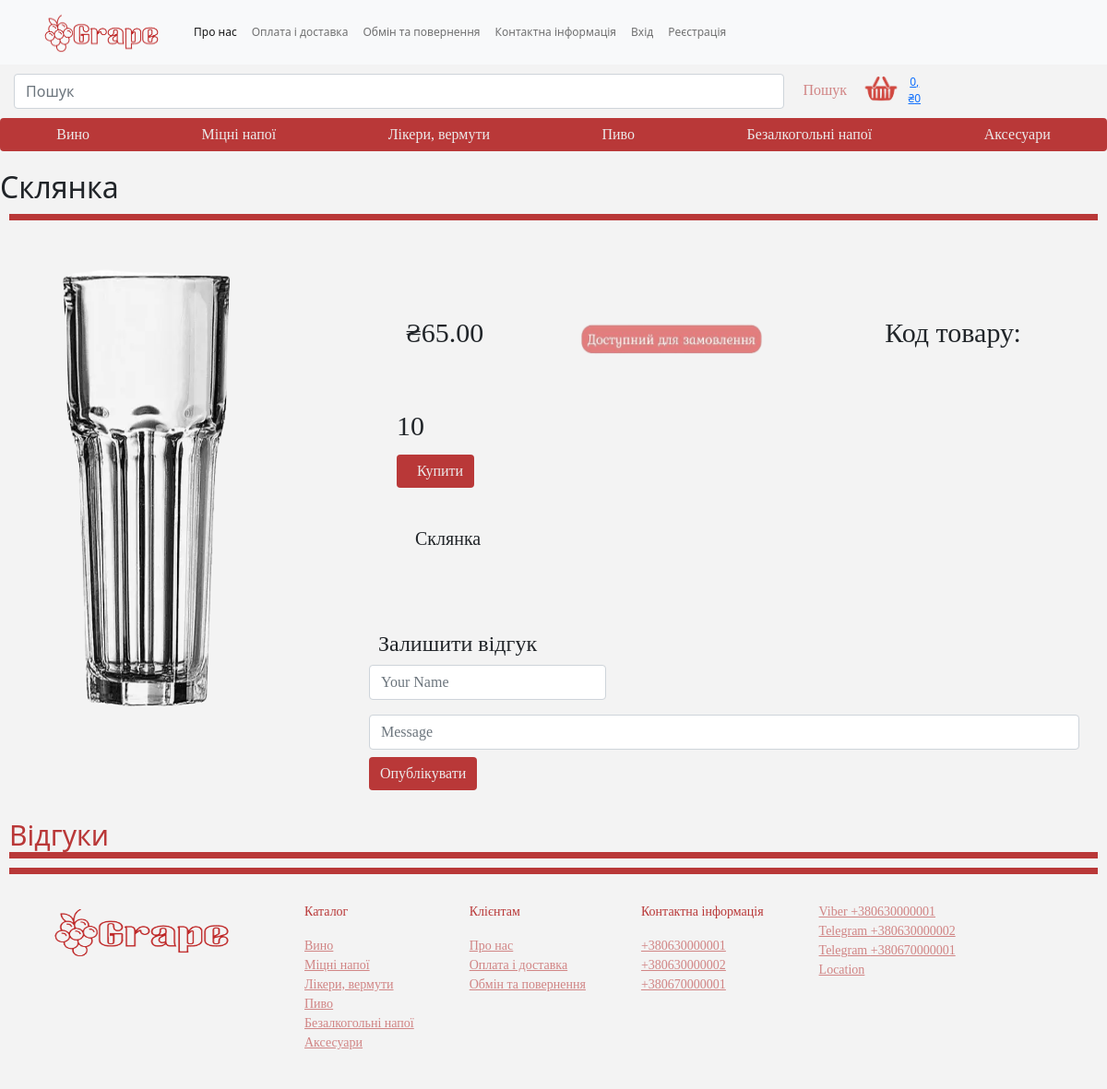
The app's page /33/sklyanka/ with its own data.
### main_page/models.py (models this page shows, shortened)
class Category_good(models.Model):
    name = models.CharField(max_length=50, unique=True)
    is_visible = models.BooleanField(default=True)
    position = models.SmallIntegerField(unique=True)
    class Meta:
        ordering = ('position',)
    def get_absolute_url(self):
        return reverse("main_page:menu", args=[self.id])

class Product(models.Model):
    name = models.CharField(max_length=100, db_index=True)
    slug = models.SlugField(max_length=100, db_index=True)
    item = models.IntegerField()
    price = models.DecimalField(max_digits=8, decimal_places=2)
    description = models.TextField(max_length=500)
    photo = models.ImageField(upload_to='assets/product/%Y%m')
    category = models.ForeignKey(Category_good, on_delete=models.CASCADE)
    type = models.ForeignKey(Type_good, on_delete=models.CASCADE, blank=True)
    offer = models.ForeignKey(Offer, on_delete=models.CASCADE, blank=True, null=True)
    created = models.DateTimeField(auto_now_add=True)
    updated = models.DateTimeField(auto_now=True)
    is_visible = models.BooleanField(default=True)
    is_available = models.BooleanField(default=True)
    class Meta:
        ordering = ('name',)
        index_together = (('id', 'slug'),)

class Phone(models.Model):
    phone_val = RegexValidator(regex=r'^\+?3?8?0\d{2}[- ]?(\d[- ]?){7}$', message='Не вірний формат номера')
    phone = models.CharField(max_length=16, validators=[phone_val])
    is_visible = models.BooleanField(default=True)
    is_viber = models.BooleanField(default=False)
    is_telegram = models.BooleanField(default=False)
    def __str__(self):
        return f'{self.phone}'

class Address(models.Model):
    address = models.CharField(max_length=250)
    is_visible = models.BooleanField(default=True)

### main_page/views.py (the view, shortened to what this page needs)
# urls.py: path('<int:id>/<slug:slug>/', views.product, name='product'),
def product(request, id, slug):
    form = FeedbackForm()
    products = get_object_or_404(Product, id=id, slug=slug, is_visible=True)
    feedback = Feedback.objects.filter(product_id=id, is_visible=True)
    return render(request, 'product.html', context={'product': products, 'form': form, 'feedback': feedback})

### cart/cart.py (called while the page is built)
    def get_total_price(self):
        return sum(Decimal(item['price']) * item['quantity'] for item in self.cart.values())

    def __len__(self):
        return sum(item['quantity'] for item in self.cart.values())

### cart/context_processor.py (called while the page is built)
def cart(request):
    return {'cart': Cart(request)}

### main_page/context_processor.py (called while the page is built)
def getting_category(request):
    category = Category_good.objects.filter(is_visible=True)
    return {'category': category, }

def getting_number(request):
    phone = Phone.objects.filter(is_visible=True)
    return {'phone': phone, }

def getting_mail(request):
    mails = Email_adress.objects.filter(is_visible=True)
    return {'mails': mails, }

def getting_address(request):
    location = Address.objects.filter(is_visible=True)
    return {'location': location, }

### main_page/templates/product.html (shortened to what this page needs)
{% extends 'project.html' %}
 {% load static %}
 {% block content %}
<section>
            <div class="good">
                <div>
                    <h2>{{ product.name }}</h2>
                    <div>
                        <div class="desc_good">
                            <img class="col-lg-6 d-none d-lg-block" src="{{ product.photo.url }}" alt="">
                            <div class="desc_good1">
                              <div class="desc_good2">
                                <div class="desc_good3">
                                  <a>₴{{ product.price }}</a>
                                    {% if product.is_available %}
                                        <img class="desc_good3" src="{% static "assets/img/Dostupnij-dlya-zamovlennya-transformed.png" %}" alt="" >
                                    {% else %}
                                        <img class="desc_good3" src=
                                                "{% static "assets/img/nemaye-v-nayavnosti-transformed.png" %}" alt="">
                                    {% endif %}
                                  <a>Код товару: {{ product.item }}</a>
                                </div>
                              {% if product.is_available %}
                                <a href="{% url "cart:add_product" product.id %}" class="btn btn-primary">Купити</a>
                              {% endif %}
                            </div>
                              <p class="col-lg-8 d-none d-lg-block">{{ product.description }}</p><br>
                            <h4>Залишити відгук</h4>
                                <div>
                                    <form method="post">
                                      <div class="col-lg-4 col-md-6 form-group">
                                        {{ form.name }}
                                      </div>
                                      <div class="form-group mt-3">
                                          {{form.message}}
                                      </div>
                                        <button class="btn btn-primary" type="submit">Опублікувати</button>
                                    </form>
                                </div>
                            </div>
                        </div>
                    <div class="context">
                        <h2>Відгуки</h2>
                    </div>
                </div>
                </div>
            </div>
        </section>
 {% endblock %}

### templates/project.html (shortened to what this page needs)
{% load static %}
<!DOCTYPE html>
<html lang="ukr">
    <head>
        <link href="https://cdn.jsdelivr.net/npm/bootstrap@5.0.2/dist/css/bootstrap.min.css" rel="stylesheet">
        <link rel="stylesheet" href="{% static "assets/css/style.css" %}">
    </head>
    <body>
      <section>
        <nav class="navbar navbar-expand-lg navbar-light bg-light">
            <div class="container-fluid">
              <a class="navbar-brand" href="{% url 'main_page:main' %}"><img src="{% static "assets/img/Grape-depositphotos-bgremover.png" %}" class="grape"></a>
              <div class="collapse navbar-collapse" id="navbarNavAltMarkup">
                <div class="navbar-nav">
                <ul class="navbar-nav">
                <li class="nav-item">
                  <a class="nav-link active" aria-current="page" href="{% url 'conditions:about' %}">Про нас</a>
                </li>
                <li class="nav-item">
                  <a class="nav-link" href="{% url 'conditions:delivery' %}">Оплата і доставка</a>
                </li>
                <li class="nav-item">
                  <a class="nav-link" href="{% url 'conditions:swap' %}">Обмін та повернення</a>
                </li>
                <li class="nav-item">
                  <a class="nav-link" href="#contact">Контактна інформація</a>
                </li>
                    <div class="navbar-nav" >
                        {% if not user.is_active %}
                            <li class="nav-item">
                          <a class="nav-link" href="{% url "account:login" %}">Вхід</a>
                            </li>
                        <li class="nav-item">
                          <a class="nav-link" href="{% url "account:registration" %}">Реєстрація</a>
                            </li>
                        {% else %}
                        <li class="nav-item">
                            <a class="nav-link" href="{% url "account:logout" %}">Вихід</a>
                            </li>
                        {% endif %}
                    </ul>
                    </div>
                </div>
              </div>
          </nav>
        </section>
{% block bare_content %}
      <section>
        <div class="container-fluid1">
            <form class="col-lg-10 d-flex" action="{% url "main_page:search_results" %}" method="get">
                <input class="form-control me-2" name="q" type="search" placeholder="Пошук" aria-label="search">
                <button class="btn btn-outline-success" type="submit">Пошук</button>
            {% with quantity=cart|length %}
                 {% if cart|length >= 0 %}
                 <a href="{% url "cart:cart" %}"> <img src="{% static "assets/img/cart-transformed.png" %}" width="50px" height="30px"
                     alt=""></a>
                <a href="{% url "cart:cart" %}" type="submit">
                    {{ quantity }}, ₴{{ cart.get_total_price }}</a>
                     {% endif %}
                    {% endwith %}
            </form>
        </div>
      </section>
      <section>
        <div class="btn-group">
            {% for cat in category %}
                <a href="{{ cat.get_absolute_url }}" class="btn btn-primary" type="submit">{{ cat.name }}</a>
            {% endfor %}
          </div>
        </section>
{% block content %}
{% endblock %}
{% endblock %}
    <section id="contact">
      <div class="cards">
        <div class="">
            <img src="{% static "assets/img/Grape-depositphotos-bgremover.png" %}" alt="">
        </div>
        <div class="card">
            <p class="">Каталог</p>
            {% for cat in category %}
                <a href="#" class="" type="submit">{{ cat.name }}</a>
            {% endfor %}
        </div>
        <div class="card">
          <p class="" >Клієнтам</p>
          <a href="{% url 'conditions:about' %}" class="" type="submit">Про нас</a>
          <a href="{% url 'conditions:delivery' %}" class="" type="submit">Оплата і доставка</a>
          <a href="{% url 'conditions:swap' %}" class="" type="submit">Обмін та повернення</a>
        </div>
        <div class="card">
          <p class="" >Контактна інформація</p>
            {% for number in phone %}
                <a href="" class="" type="submit">{{ number.phone }}</a>
            {% endfor %}
        </div>
        <div class="card">
            {% for number in phone %}
                {% if number.is_viber %}
                    <a href="viber://chat?number={{ number }}" class="viber" type="submit">Viber {{ number }}</a>
                {% endif %}
                {% if number.is_telegram %}
                    <a href="https://t.me/{{ number }}" class="" type="submit">Telegram {{ number }}</a>
                {% endif %}
            {% endfor %}
            {% for loc in location %}
                <a href="#" class="" type="submit">{{ loc.address }}</a>
            {% endfor %}
        </div>
    </div>
    </section>
    </body>
</html>

### static/assets/css/style.css (style rules this page uses)
body { background-color: rgb(243, 243, 243); }
.container-fluid a img { width: 150px; height: 50px; }
.navbar { padding: 0; }
.navbar ul { margin: 0; padding: 0; display: flex; list-style: none; align-items: center; }
.navbar li { position: relative; }
.navbar a, .navbar a:focus { display: flex; align-items: center; justify-content: space-between; padding: 10px 0 10px 24px; font-size: 12px; font-weight: 500; color: rgb(14, 1, 1); white-space: nowrap; transition: 0.3s; }
.navbar a:hover, .navbar .active, .navbar .active:focus, .navbar li:hover>a { color: #e90606; }
.container-fluid1 { align-items: center; justify-content: space-between; padding: 10px 0 10px 15px; font-size: 12px; font-weight: 500; text-align: center; }
.d-flex button { display: flex; font-weight: 500; color: rgba(185, 56, 56, 0.589); white-space: nowrap; text-align: center; font-family: cyrillic; box-shadow: #000000; border: rgba(185, 56, 56, 0.589); }
.btn-group { display: flex; font-size: 12px; font-weight: 500; color: rgb(0, 0, 0); white-space: nowrap; text-align: center; font-family: cyrillic; box-shadow: #000000; padding-bottom: 20px; }
.btn-primary { color: rgb(236, 234, 234); background: rgb(185, 56, 56); border: rgb(63, 7, 7); }
.cards { display: flex; border-top: 7px solid rgb(185, 56, 56); margin: 10px; text-align: left; font-size: 14px; color: rgba(185, 56, 56, 0.589); font-family: cyrillic; }
.cards .card { padding: 20px; }
.cards img { width: 250px; height: 84px; margin: 20px; padding: 10px; align-items:center; justify-content: center; }
.card { margin: 10px; background: local; border: rgb(243, 243, 243);; color: rgb(185, 56, 56); }
.cards .card a { color: rgba(185, 56, 56, 0.589); }
.context h2 { margin: 10px; font-size: 30px; border-bottom: 7px solid rgb(185, 56, 56); color: rgb(185, 56, 56); }
.good .desc_good { display: flex; border-top: 7px solid rgb(185, 56, 56); margin: 10px; text-align: left; font-size: 14px; font-family: cyrillic; }
.good .desc_good p { display: inline; margin: 40px; font-size: 20px; font-family: cyrillic; text-indent: 10px; }
.good .desc_good img { padding: 50px; margin-right: 70px; width: 300px; height: 600px; }
.good .desc_good .desc_good3 img { width: 310px; height: 150px; }
.good .desc_good1 { margin: 20px; font-size: 30px; font-family: cyrillic; text-indent: 10px; }
.good .desc_good2 { margin: 30px; font-size: 30px; font-family: cyrillic; text-indent: 10px; }
.good .desc_good3 a { margin-right: 40px; font-size: 30px; font-family: cyrillic; text-indent: 10px; }

### records on screen
Category_good: name "Вино"
Category_good: name "Міцні напої"
Category_good: name "Лікери, вермути"
Category_good: name "Пиво"
Category_good: name "Безалкогольні напої"
Category_good: name "Аксесуари"
Product: name "Склянка", photo (picture), price "65.00", item "10", description "Склянка"
Phone: phone "+380630000001"
Phone: phone "+380630000002"
Phone: phone "+380670000001"
Address: address "Location"

### other values on screen
{{ quantity }} "0"
{{ cart.get_total_price }} "0"
